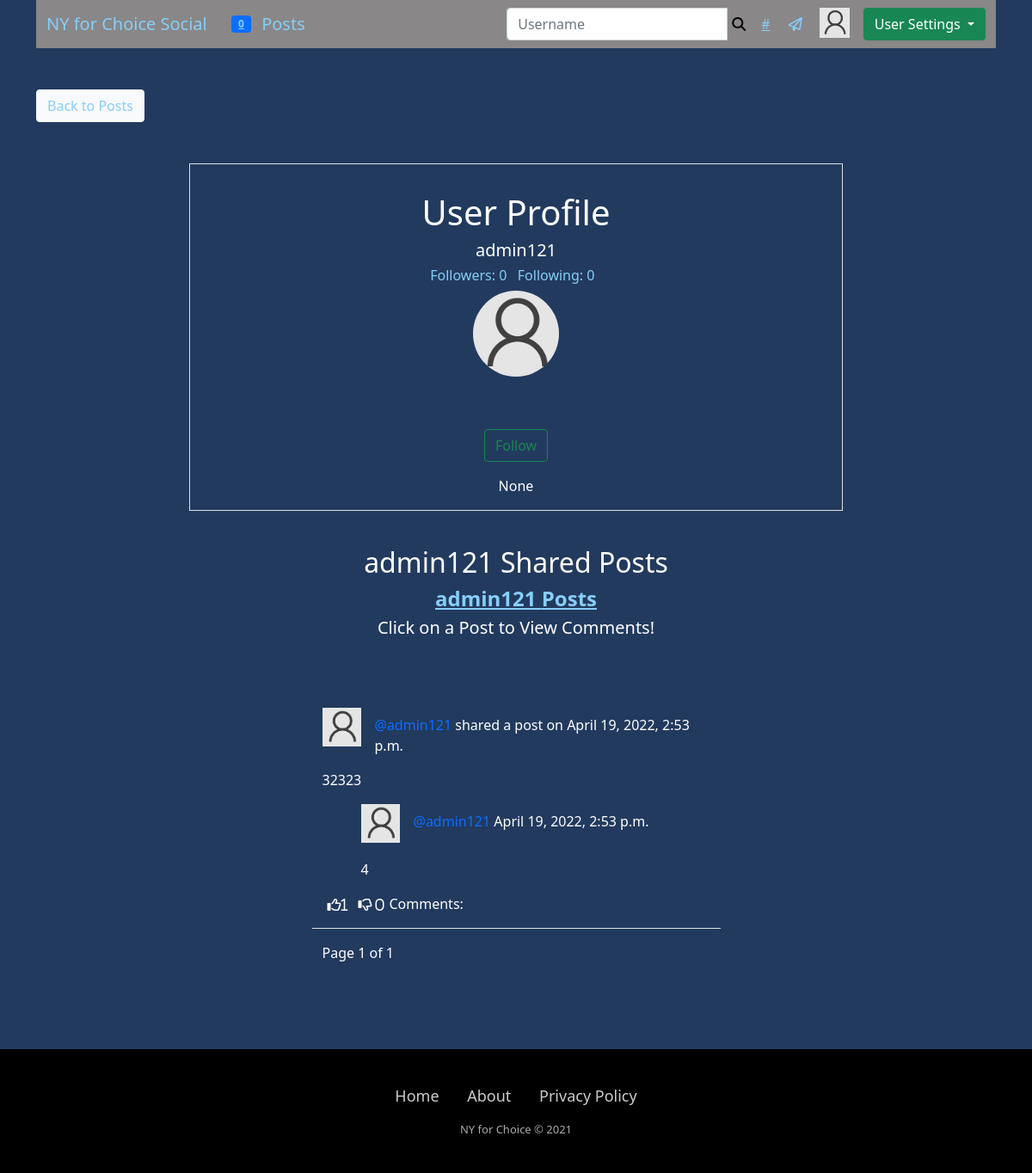
Page /members/1/profile/shared/ (signed in) on the committed database.
### members/models.py (models this page shows, shortened)
class User(AbstractBaseUser, PermissionsMixin):
  email = models.EmailField(verbose_name="email", max_length=60, unique=True)
  username = models.CharField(max_length=45, unique=True)
  first_name = models.CharField(max_length=60, blank=True)
  last_name = models.CharField(max_length=60, blank=True)
  state = models.ForeignKey(State, on_delete=models.SET_NULL, null=True)
  city = models.ForeignKey(City, on_delete=models.SET_NULL, null=True)
  date_joined = models.DateTimeField(verbose_name='date_joined', default=timezone.now)
  last_login = models.DateTimeField(verbose_name='last_login', default=timezone.now)
  is_staff = models.BooleanField(default=False)
  is_active = models.BooleanField(default=True)
  is_admin = models.BooleanField(default=False)
  is_superuser = models.BooleanField(default=False)
  objects = MyAccountManager()
  USERNAME_FIELD = 'username'
  REQUIRED_FIELDS = ['email']
  def __str__(self):
    return self.username

class UserProfile(models.Model):
  user = models.OneToOneField(User, primary_key=True, verbose_name='user', related_name='profile', on_delete=models.CASCADE)
  first_name = models.CharField(max_length=30, blank=True, null=True)
  last_name = models.CharField(max_length=30, blank=True, null=True)
  bio = models.TextField(max_length=500, blank=True, null=True)
  birth_date=models.DateField(null=True, blank=True)
  location = models.CharField(max_length=100, blank=True, null=True)
  picture = models.ImageField(upload_to='images/profile_pictures', default='images/profile_pictures/default_pic.jpg', blank=False)
  followers = models.ManyToManyField(User, blank=True, related_name='followers')
  followings = models.ManyToManyField(User, blank=True, related_name='followings')
  website_url = models.CharField(max_length=255, null=True, blank=True)
  facebook_url = models.CharField(max_length=255, null=True, blank=True)
  twitter_url = models.CharField(max_length=255, null=True, blank=True)
  instagram_url = models.CharField(max_length=255, null=True, blank=True)
  pinterest_url = models.CharField(max_length=255, null=True, blank=True)
  def __str__(self):
	  return str(self.user)

### social/models.py (models this page shows, shortened)
class Post(models.Model):
    body = models.TextField()
    image = models.ImageField(upload_to='uploads/post_photos', blank=True, null=True)
    video = models.FileField(upload_to="uploads/post_videos", validators=[file_size], blank=True, null=True)
    created_on = models.DateTimeField(default=timezone.now)
    author = models.ForeignKey(User, on_delete=models.CASCADE)
    shared_user = models.ForeignKey(User, on_delete=models.CASCADE, null=True, blank=True, related_name='+')
    shared_body = models.TextField(blank=True, null=True)
    shared_on = models.DateTimeField(blank=True, null=True)
    likes = models.ManyToManyField(User, blank=True, related_name='likess')
    dislikes = models.ManyToManyField(User, blank=True, related_name='dislikess')
    tags = models.ManyToManyField('Tag', blank=True)
    class Meta:
        ordering = ['-created_on']

### members/views.py (the view)
# urls.py: path('<int:pk>/profile/shared/', ShowSharedProfilePageView.as_view(), name='show_shared_profile_page'),
class ShowSharedProfilePageView(DetailView):
	def get(self, request, pk, *args, **kwargs):
		profile = UserProfile.objects.get(pk=pk)
		user = profile.user
		posts = Post.objects.filter(author=user)
		sharedposts = Post.objects.filter(shared_user=user)
		followers = profile.followers.all()
		followings = profile.followings.all()
		p = Paginator(Post.objects.filter(shared_user=user), 10)
		page = request.GET.get('page')
		sharedposts = p.get_page(page)
		if len(followers) == 0:
			is_following = False
		for follower in followers:
			if follower == request.user:
				is_following = True
				break
			else:
				is_following = False
		number_of_followers = len(followers)
		if len(followings) == 0:
			is_follower = False
		for following in followings:
			if following == request.user:
				is_follower = True
				break
			else:
				is_follower = False
		number_of_followings = len(followings)
		context = {
			'user': user,
			'profile': profile,
			'posts': posts,
			'sharedposts': sharedposts,
			'number_of_followers': number_of_followers,
			'is_following': is_following,
			'number_of_followings': number_of_followings,
			'is_follower': is_follower,
		}
		return render(request, 'registration/get_sharedposts_for_profilepage.html', context)

### operationfreedom/templatetags/custom_tags.py (called while the page is built)
@register.inclusion_tag('social/show_notifications.html', takes_context=True)
def show_notifications(context):
	request_user = context['request'].user
	notifications = Notification.objects.filter(to_user=request_user).exclude(user_has_seen=True).order_by('-date')
	return {'notifications': notifications}

### members/templates/registration/get_sharedposts_for_profilepage.html (shortened to what this page needs)
{% extends 'base.html' %}
{% load static %}
{% block content %}
 <div class="row mt-5">
    <div class="col-md-3 col-sm-6">
      <a href="{% url 'post-list' %}" class="btn btn-light">Back to Posts</a>
    </div>
  </div>
  <div class="row justify-content-center mt-5" style="background-color: #223a5e;">
    <div class="col-md-8 col-sm-12 border px-5 pt-3">
      <div class="text-center">
        <h1 class="row justify-content-center mt-3">User Profile</h1>
        <h5>{{ profile }}</h5>
        <h6>
          <a href="{% url 'list-followers' profile.pk %}" class="post-link">Followers: {{ number_of_followers }}</a>&nbsp;&nbsp;
          <a href="{% url 'list-followings' profile.pk %}" class="post-link">Following: {{ number_of_followings }}</a>&nbsp;&nbsp;
        </h6>
      </div>
      <div class="text-center">
        {% if profile.picture %}
          <img src="{{ profile.picture.url }}" class="rounded-circle" width="100" height="100">
        {% else %}
          <img src="{% static 'operationfreedom/images/profile_pictures/default_pic.jpg' %}" class="rounded-circle" width="100" height="100">
        {% endif %}
      </div>
        <div class="card-body">
          <div class="text-center">
            <p class="small text-muted">
              <br>
              {% if user == request.user %}
              {% else %}
                {% if is_following %}
                  <form method="POST" action="{% url 'remove-follower' profile.pk %}">
                    {% csrf_token %}
                    <button class="btn btn-outline-danger" type="submit">Unfollow</button>
                  </form>
                {% else %}
                  <form method="POST" action="{% url 'add-follower' profile.pk %}">
                    <button class="btn btn-outline-success" type="submit">Follow</button>
                  </form>
                {% endif %}
              {% endif %}
            </p>
            <p class="card-text">{{ profile.bio }}</p>
          </div>
        </div>
    </div>
  </div>
  <div class="row justify-content-center mt-3 mb-5"><div class="col-md-5 col-sm-12"><div class="flexbox-item-99"><div class="header-info2">
    <h2>{{ user.username }} Shared Posts</h2>
    <h4><a href="{% url 'show_profile_page' user.profile.pk %}">{{ user.username }} Posts</a></h4>
    <h5>Click on a Post to View Comments!</h5>
  </div></div></div></div>
{% for sharedpost in sharedposts %}
  <div class="row justify-content-center mt-3">
    <div class="col-md-5 col-sm-12 border-bottom position-relative">
    {% if sharedpost.shared_user %}
      <div>
        <a href="{% url 'show_profile_page' sharedpost.shared_user.profile.pk %}">
          <img class="round-circle post-img" height="45" width="45" src="{{ sharedpost.shared_user.profile.picture.url }}" />
        </a>
        <p class="post-text">
          <a class="text-primary post-link" href="{% url 'show_profile_page' sharedpost.shared_user.profile.pk %}">@{{ sharedpost.shared_user }}</a> shared a post on {{ sharedpost.created_on }}
        </p>
      </div>
	  {% endif %}
	  {% if sharedpost.shared_body %}
	    <div class="position-relative mb-3 body">
        <p>{{ sharedpost.shared_body }}</p>
	    </div>
	    <div class="shared-post">
        <a href="{% url 'show_profile_page' sharedpost.author.profile.pk %}">
          <img class="round-circle post-img" height="45" width="45" src="{{ sharedpost.author.profile.picture.url }}" />
        </a>
        <p class="post-text">
          <a class="text-primary post-link" href="{% url 'show_profile_page' sharedpost.author.profile.pk %}">@{{ sharedpost.author }}</a> {{ sharedpost.shared_on }}
        </p>
	    </div>
		{% endif %}
		<div class="shared-post position-relative pt-3">
      <div class="position-relative">
        <div class="body">
          <p>{{ sharedpost.body }}</p>
        </div>
      </div>
    </div>
    <div class="d-flex flex-row">
      <form method="POST" action="{% url 'shared-profile-like' profile.pk sharedpost.id   %}" class="like-form" id="{{sharedpost.id}}">
        {% if request.user not in sharedpost.likes.all %}
          <button class="remove-default-btn like-btn{{sharedpost.id}}" type="submit">
              <i class="far fa-thumbs-up like-icon{{sharedpost.id}}"  style="color: white"><span class="like_count{{sharedpost.id}}">{{ sharedpost.likes.all.count }}</span></i>
          </button>
        {% endif %}
      </form>
      <form method="POST" action="{% url 'shared-profile-dislike' profile.pk sharedpost.id  %}" class="dislike-form" id='{{sharedpost.id}}'>
        {% if request.user not in sharedpost.dislikes.all %}
          <button class="remove-default-btn dislike-btn{{sharedpost.id}}" type="submit" >
              <i class="far fa-thumbs-down dislike-icon{{sharedpost.id}}"  style="color: white"> <span class="dislike_count{{sharedpost.id}}">{{ sharedpost.dislikes.all.count }}</span></i>
          </button>
        {% endif %}
      </form>
      <p>Comments: {{ comment.count }}</p>
    </div>
    </div>
	</div>
{% endfor %}
<div class="row justify-content-center mt-3">
  <div class="col-md-5 col-sm-12 position-relative">
    Page {{ sharedposts.number }} of {{ sharedposts.paginator.num_pages }}
  </div>
</div>
{% endblock %}

### operationfreedom/templates/navbar.html (shortened to what this page needs)
{% load custom_tags %}
<nav class="navbar navbar-expand-lg navbar-light" style="background-color: #898787;">
   <div class="container-fluid">
    <a class="navbar-brand" href="{% url 'home' %}">NY for Choice Social</a> &nbsp;&nbsp;&nbsp;
    {% if user.is_authenticated %}
      <a href="{% url 'notifications' %}" class="badge bg-primary notification-badge">{% show_notifications %}</a>
    {% endif %}
    <a class="navbar-brand" href="{% url 'post-list' %}">Posts</a> &nbsp;&nbsp;&nbsp;
    <div class="collapse navbar-collapse" id="navbarTogglerDemo03">
      {% if user.is_authenticated %}
        <form class="d-flex" method="GET" action="{% url 'profile-search' %}">
          <div class="input-group">
            <input type="text" class="form-control" placeholder="Username" aria-label="Username" aria-describedby="basic-addon1" name="query" value="{{ request.GET.query }}">
            <button class="remove-default-btn" type="submit"><i class="fas fa-search"></i></button>
          </div>
        </form>
        <div class="nav-item inbox-icon-container">
          <a class="inbox-icon" href="{% url 'explore' %}">#</a>
          <a href="{% url 'inbox' %}" class="inbox-icon"><i class="far fa-paper-plane"></i></a>
        </div>
        <div class="nav-item mr-lg-3">
        <div class="dropdown">
          <a href="{% url 'show_profile_page' request.user.profile.pk %}"><img class="round-circle post-img" height="35" width="35" src="{{ request.user.profile.picture.url }}" /></a>
          <button class="btn btn-success dropdown-toggle" type="button" id="dropdownMenuButton1" data-bs-toggle="dropdown" aria-expanded="false">
            User Settings
          </button>
        </div>
      {% else %}
        <h5>Please <a href="{% url 'login' %}">login</a> or <a href="{% url 'register' %}">register</a> to interact with other users</h5>
      {% endif %}
    </div>
  </div>
</nav>

### static/operationfreedom/css/style.css (style rules this page uses)
* *::after, *::before { margin: 0; padding: 0; box-sizing: border-box; list-style: none; text-decoration: none; color: none; }
body { background-color: #223a5e; }
.inbox-icon { margin-left: 12px; margin-right: 12px; }
.container a:not(.jumpinglink) { color: #87CEFA; }
.flexbox-item-99 { text-align: center; margin: 10px; }
.header-info2 { padding: 15px; }
.header-info2 span, .header-info2 h4 { font-weight: bold; }
.remove-default-btn { background-color: transparent; border: none; box-shadow: none; }
.post-link { text-decoration: none; }
.post-text { padding-top: 0.5rem; }
.post-img { float: left; margin-right: 1rem; }
.notification-badge { transition: 0.3s; }
.dropdown { position: relative; display: inline-block; }
.inbox-icon-container { margin-right: 15px; }
.inbox-icon { color: #333; transition: 0.5s; }
.inbox-icon { margin-right: 5px; }
.shared-post { margin-left: 45px; }

### rows in the picture
User: user.profile.picture (placeholder picture)
UserProfile: user_id.username "admin121", picture (placeholder picture), bio "None"
User: username "admin121"
Post: shared_user.profile.picture (placeholder picture), shared_user "admin121", created_on "April 19, 2022, 2:53 p.m.", shared_body "32323", author.profile.picture (placeholder picture), author "admin121", shared_on "April 19, 2022, 2:53 p.m.", body "4", likes.all.count "1", dislikes.all.count "0"

### other values in the picture
{{ notifications.count }} "0"
{{ number_of_followers }} "0"
{{ number_of_followings }} "0"
{{ sharedposts.number }} "1"
{{ sharedposts.paginator.num_pages }} "1"
